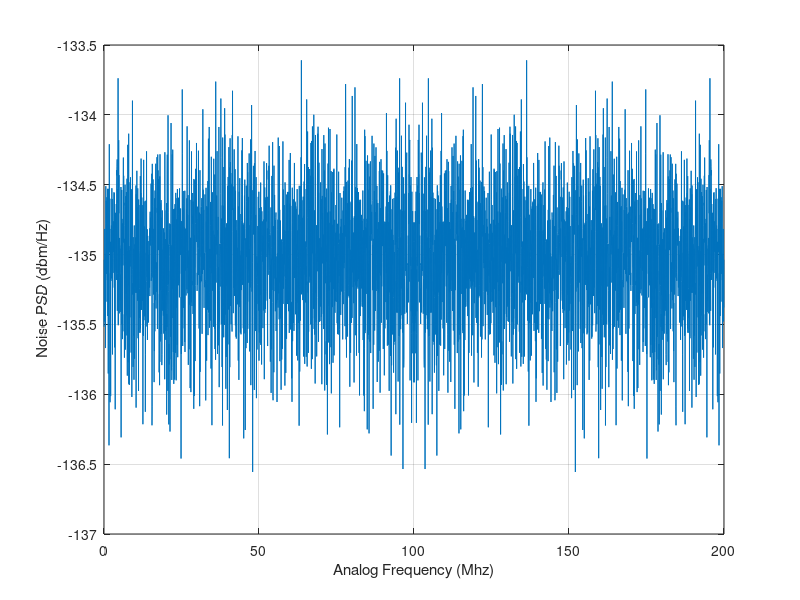
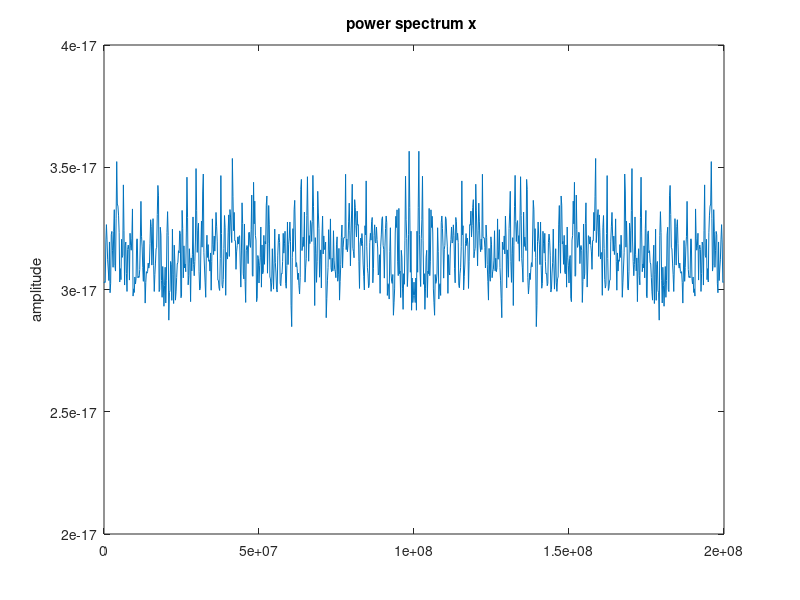

Here is the MATLAB script that generated these plots, in order:
%
% How to generete AWGN with correct PSD on MATLAB
%
clear all
clc

FFT_convention = 0; % 0 - Classic FFT convention (default on Matlab)
                    % 1 - Unitary FFT convention
                    
% NOTE: the unitary FFT convention is the one in which the FFT 
% transform is energy-preserving.

%% Define target PSD (noise floor)

% Define noise floor:
noiseFloor = -135; % dBm/Hz

% Convert to db/Hz:
noiseFloor_dbHz = noiseFloor - 30;

% Convert to Watts/Hz:
noiseFloor_wattsHz = 10^( noiseFloor_dbHz/10); % Watts /Hz

%% Calculate noise total average power

% Bandwidth:
bandwidth = 100e6; % in Hz

% Average total power:
noisePower = 2*bandwidth*noiseFloor_wattsHz;

%% Generate time domain noise

% Number of samples:
N = 4096;           % samples in a symbol/buffer
nSymbols = 100;     % number of symbols or acumulated buffers

% Define variance for the zero-mean Gaussian discrete sequence
variance = noisePower;

% Generete time domain sequence for AWGN
noise = randn(nSymbols*N,1)*sqrt(variance); 


%% Verify PSD

% split noise symbols/buffers
noise_splitted = reshape(noise, N, nSymbols);

% FFT
switch FFT_convention
    case 0
        noise_fft = fft(noise_splitted, N);
    case 1
        noise_fft = fft(noise_splitted, N) / sqrt(N);
end

% Simplest Periodogram - in Watts/(FFT subcarrier)
switch FFT_convention
    case 0
        Sk = mean( abs(noise_fft).^2, 2) / N;
    case 1
        % Note: for an unitary FFT convention, the mean-square of the noise
        % time domain samples and the mean square of the FFT points are
        % equal.
        % You can check by comparing the following (commmented) lines:
        % mean(abs(noise_splitted(:,1)).^2)
        % mean(abs(noise_fft(:,1)).^2)
        Sk = mean( abs(noise_fft).^2, 2); 
end

% Define sampling frequency on Nyquist Rate
fs = 2*bandwidth; % sampling frequency

% Convert PSD estimator to Watts/Hz:
Sk_wattsHz = Sk / fs; 
% Note: when the PSD in Watts/tone `Sk` is adopted, the total power is 
% computed by sum(Sk * (1/N)), where (1/N) is the digital frequency 
% spacing. In contrast, if the PSD in Watts/Hz `Sk_wattsHz` is used, the
% total power becomes sum(Sk_wattsHz * toneSpacing), where toneSpacing is
% the analog frequency spacing, which is equal to fs/N. Hence, it follows 
% from this that the factor 1/fs must appear in the PSD.

% Convert to db/Hz:
Sk_dbHz = 10*log10(Sk_wattsHz);

% Converto to dbm/Hz:
Sk_dbmHz = Sk_dbHz + 30;

% FFT tone spacing:
deltaf = fs / N;

% plot
figure
plot( (0:(N-1))*deltaf / 1e6, Sk_dbmHz)
xlabel('Analog Frequency (Mhz)')
ylabel(' Noise PSD (dbm/Hz)')
grid on

% Alternative (more accurate) PSD estimation using Welch's method:
figure
pwelch(noise,[],[],[],fs,'twosided');






